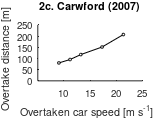

Reproduce this figure in MATLAB.
close all
clear all
load('crawford_overtake.mat')
x_points=[avg_best_dist(:,1)+avg_ovt_dist(:,1)]./2;
x_points=x_points.*0.44704; % conversion from [miles/h] to [m/s]
figure(3)
hold on
% average
plot(x_points,avg_ovt_dist(:,2).*0.9144,'k') % conversion from [yards] to [m]
plot(x_points,avg_ovt_dist(:,2).*0.9144,'o','MarkerEdgeColor',[0.0,0.0,0.0],...
    'MarkerSize',2,'MarkerFaceColor',[1.0,1.0,1.0])

%%
% plotting_details
x_width=8 ;y_width=3; % figure dimensions (cms)
fonts=8; % fontsize of x and y labels
fonts_ticks=7;

clear xticks
xticks([10,15,20,25])
xticklabels({'10','15','20','25'})

xlim([5,25])
ylim([0,250])
ylabel('Overtake distance [m]    ')
xlabel('Overtaken car speed [m s^{-1}]  ')
title('2c. Carwford (2007)')
set(gca,'FontSize',fonts_ticks);
set(gcf, 'PaperUnits', 'centimeters');
set(gcf, 'PaperPosition', [0 0 x_width/2 y_width]); 
% print -dpdf -painters overtaking_on_dist_point_mps_lit
name_string='overtaking_on_dist_point_mps_lit';
% saveas(gcf,name_string,'pdf')
% saveas(gcf,name_string,'png')
% saveas(gcf,name_string,'epsc')
